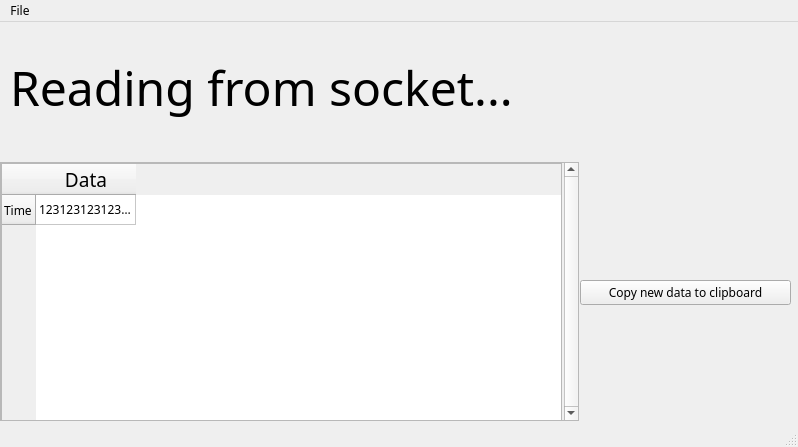
<?xml version="1.0" encoding="UTF-8"?>
<ui version="4.0">
 <class>MainWindow</class>
 <widget class="QMainWindow" name="MainWindow">
  <property name="windowModality">
   <enum>Qt::WindowModal</enum>
  </property>
  <property name="geometry">
   <rect>
    <x>0</x>
    <y>0</y>
    <width>798</width>
    <height>447</height>
   </rect>
  </property>
  <property name="font">
   <font>
    <family>Quicksand</family>
   </font>
  </property>
  <property name="windowTitle">
   <string>MainWindow</string>
  </property>
  <property name="tabShape">
   <enum>QTabWidget::Triangular</enum>
  </property>
  <widget class="QWidget" name="centralwidget">
   <widget class="QScrollArea" name="scrollArea">
    <property name="geometry">
     <rect>
      <x>0</x>
      <y>140</y>
      <width>579</width>
      <height>259</height>
     </rect>
    </property>
    <property name="styleSheet">
     <string notr="true">font: 8pt &quot;Quicksand&quot;;</string>
    </property>
    <property name="verticalScrollBarPolicy">
     <enum>Qt::ScrollBarAlwaysOn</enum>
    </property>
    <property name="horizontalScrollBarPolicy">
     <enum>Qt::ScrollBarAlwaysOff</enum>
    </property>
    <property name="widgetResizable">
     <bool>true</bool>
    </property>
    <widget class="QWidget" name="scrollAreaWidgetContents">
     <property name="geometry">
      <rect>
       <x>0</x>
       <y>0</y>
       <width>560</width>
       <height>257</height>
      </rect>
     </property>
     <widget class="QTableWidget" name="tableWidget">
      <property name="geometry">
       <rect>
        <x>0</x>
        <y>0</y>
        <width>561</width>
        <height>261</height>
       </rect>
      </property>
      <property name="maximumSize">
       <size>
        <width>561</width>
        <height>16777215</height>
       </size>
      </property>
      <row>
       <property name="text">
        <string>Time</string>
       </property>
       <property name="font">
        <font>
         <family>Quicksand</family>
        </font>
       </property>
      </row>
      <column>
       <property name="text">
        <string>Data</string>
       </property>
       <property name="font">
        <font>
         <family>Quicksand</family>
         <pointsize>14</pointsize>
        </font>
       </property>
       <property name="background">
        <color>
         <red>114</red>
         <green>236</green>
         <blue>124</blue>
        </color>
       </property>
      </column>
      <item row="0" column="0">
       <property name="text">
        <string>12312312312312</string>
       </property>
      </item>
     </widget>
    </widget>
   </widget>
   <widget class="QLabel" name="label">
    <property name="geometry">
     <rect>
      <x>10</x>
      <y>0</y>
      <width>781</width>
      <height>131</height>
     </rect>
    </property>
    <property name="font">
     <font>
      <family>Quicksand</family>
      <pointsize>36</pointsize>
     </font>
    </property>
    <property name="text">
     <string>Reading from socket...</string>
    </property>
   </widget>
   <widget class="QWidget" name="verticalLayoutWidget">
    <property name="geometry">
     <rect>
      <x>580</x>
      <y>140</y>
      <width>211</width>
      <height>261</height>
     </rect>
    </property>
    <layout class="QVBoxLayout" name="verticalLayout">
     <item>
      <widget class="QPushButton" name="pushButton">
       <property name="font">
        <font>
         <family>Quicksand</family>
        </font>
       </property>
       <property name="text">
        <string>Copy new data to clipboard</string>
       </property>
      </widget>
     </item>
    </layout>
   </widget>
  </widget>
  <widget class="QMenuBar" name="menubar">
   <property name="geometry">
    <rect>
     <x>0</x>
     <y>0</y>
     <width>798</width>
     <height>24</height>
    </rect>
   </property>
   <widget class="QMenu" name="menuMenu">
    <property name="title">
     <string>File</string>
    </property>
    <addaction name="actionListen_options"/>
    <addaction name="actionImport"/>
    <addaction name="actionExport"/>
    <addaction name="separator"/>
    <addaction name="actionExit"/>
   </widget>
   <addaction name="menuMenu"/>
  </widget>
  <widget class="QStatusBar" name="statusbar"/>
  <action name="actionListen_options">
   <property name="text">
    <string>Server options</string>
   </property>
  </action>
  <action name="actionExit">
   <property name="text">
    <string>Exit</string>
   </property>
  </action>
  <action name="actionExport">
   <property name="text">
    <string>Export</string>
   </property>
  </action>
  <action name="actionImport">
   <property name="text">
    <string>Import</string>
   </property>
  </action>
 </widget>
 <resources/>
 <connections/>
</ui>
